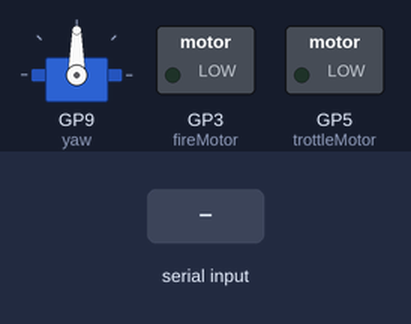
Bench run of a sketch on a simulated Raspberry Pi Pico. Shown: servo, switched loads named in the sketch (green lamp = pin HIGH). The inputs (shaded band) are chosen by the test bench.

Above: at 1.2 s.
1.3 s: "90,45,200\n" received over the second serial link
At 2.0 s:
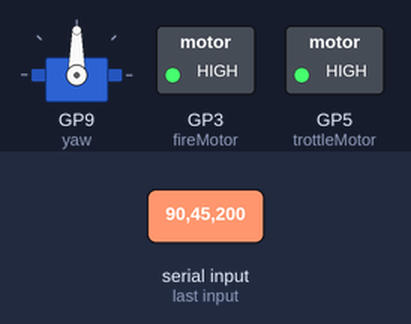
2.8 s: "30,150,10\n" received over the second serial link
At 3.1 s:
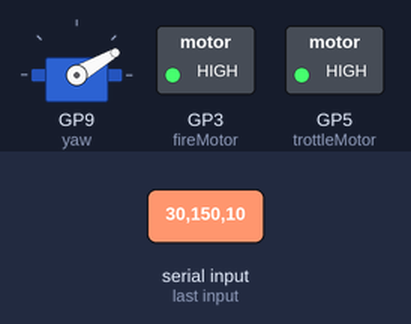
4.3 s: "90,45\n" received over the second serial link
At 5.5 s:
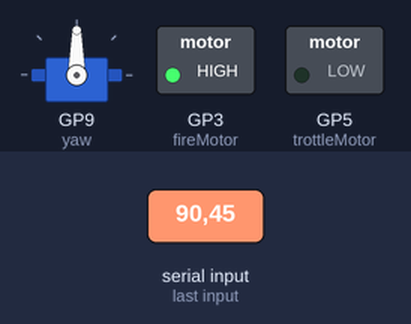
5.8 s: "30,150\n" received over the second serial link
At 6.6 s:
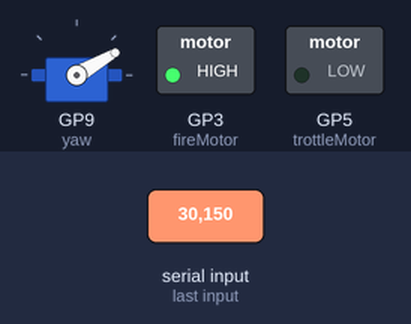
7.3 s: "3\n" received over the second serial link
At 7.7 s:
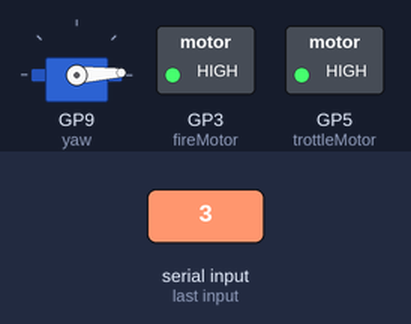
8.8 s: "200\n" received over the second serial link
At 10.1 s:
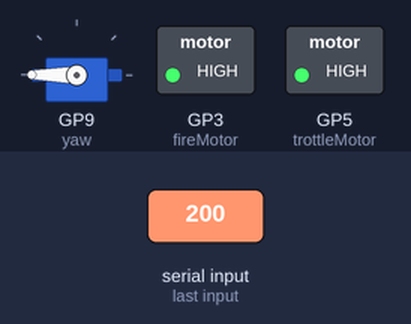
Timing chart, 0 to 11.3 s (numbered marks = the images above; inputs shaded):
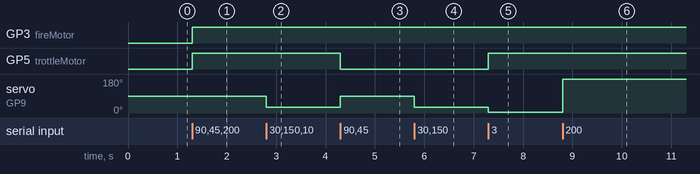

Measured:
- after the input at 1.3 s, GP3 (fireMotor), GP5 (trottleMotor): LOW → HIGH at once
- after the input at 2.8 s, servo on GP9 (yaw): 90° → 30° at once
- after the input at 4.3 s, GP5 (trottleMotor): HIGH → LOW at once; servo on GP9 (yaw): 30° → 90° at once
- after the input at 5.8 s, servo on GP9 (yaw): 90° → 30° at once
- after the input at 7.3 s, GP5 (trottleMotor): LOW → HIGH at once; servo on GP9 (yaw): 30° → 3° at once
- after the input at 8.8 s, servo on GP9 (yaw): 3° → 180° at once

The sketch:

turret_exe.ino
```cpp
/*

made by dedsec leader tinkerer to defaet his friend in moral damage by  nerf war
⠀⠀⠀⠀⠀⠀⠀⠀⠀⠀⠀⢀⡀⠀⠀⠀⠀⠀⠀⠀⠀⠀⠀⠀⠀
⠀⠀⠀⠀⠀⣏⠉⠩⠥⢄⡔⠉⢸⣦⠤⠄⢀⣀⠀⠀⠀⠀⠀⠀⠀
⠀⠀⠀⠀⠀⢹⢰⠀⢰⡟⠀⠰⠘⣟⣳⡉⠓⠒⠪⠴⣂⠄⡀⠀⠀
⠀⠀⠀⠀⠀⠈⡄⡆⣦⣿⣾⡻⣿⣾⡿⣃⠀⠀⠀⠀⠀⠈⠉⠲⠄
⠀⠀⠀⠀⠀⠀⠃⢀⡗⣿⡯⡛⢫⣽⣿⢿⠀⠀⠀⠀⠀⠀⠀⠀⠀
⠀⠀⠀⠀⠀⠀⠸⠈⣷⣿⣿⣭⣤⣿⣃⣾⠀⠀⠀⠀⠀⠀⠀⠀⠀
⠀⠀⠀⠀⢠⠔⢘⣆⢻⣳⡻⣿⣿⡧⠉⠉⡸⠒⣢⡀⠀⠀⠀⠀⠀
⠀⠀⠀⣠⠿⠠⣼⣿⠜⣿⡚⢽⣿⣡⡪⣸⣣⠀⠈⢻⠀⠀⠀⠀⠀
⠀⠀⡔⣇⣤⣶⡟⠙⣧⢫⢚⣲⣿⣿⣗⢊⣤⡶⡄⢈⠇⠀⠀⠀⠀
⠀⢸⠰⢈⣿⣦⡔⣾⣿⣿⠏⢠⣽⠟⡡⠂⢹⣷⠇⢸⠇⠀⠀⠀⠀
⢠⢃⣥⣼⠋⡟⡉⠘⣿⡏⡿⠿⣿⣍⠠⣀⢹⢻⠂⡏⠰⠀⠀⠀⠀
⢸⠊⢉⠌⢸⠱⡴⣷⣾⣿⢰⣾⣀⣀⠨⢋⣿⠀⢴⡇⡄⠀⠀⠀⠀
⠈⠣⣻⠶⠷⠀⢠⠈⣇⢸⡚⣋⣩⠐⠁⣿⣩⣊⠌⢁⡇⠀⠀⠀⠀
⠀⠀⠀⠉⠉⣷⣶⣇⣿⣿⢧⢹⠫⡄⣠⣿⣟⠓⠋⡌⠇⠀⠀⠀⠀
⠀⠀⠀⠀⠀⢹⣹⣿⢿⣿⣿⡜⣽⡟⢸⠟⢠⣴⢢⣿⠀⠀⠀⠀⠀
Join us .............. dedsec in discord https://discord.gg/Pj85XHR4
to be a hacksor shadow arteficer like us
X_X
*/
//a little of help from zzzcode
//-------------------------------libaries
#include <Servo.h>
#include <SoftwareSerial.h>
//-----------setting up all uart connection0--------------------------------//
SoftwareSerial hc12(17,16);
//---------------------------all variables-------------------------//
Servo yaw;
int fireMotor = 3;
int trottleMotor = 5;
int servoPos;
bool fireState;
bool flywheelState;
//-------------------------code start with the 1 core----------------------------//
void setup() {
//-----------------------------all motor and transister connectis-----------/
yaw.attach(9);
pinMode(fireMotor,OUTPUT);
pinMode(trottleMotor,OUTPUT);

}
//----------------------second core start up-------------------------------------//
void setup1(){
//--------------------------beging uart----------------------------------------//
hc12.begin(9600);
}
//--------------------------------core one loob starting--------------------------//
void loop() {
if (rp2040.fifo.available() ==3){
//-------------------------------------fifo core one connection0------------------//
servoPos=int(rp2040.fifo.pop());
flywheelState=bool(rp2040.fifo.pop());
fireState = bool(rp2040.fifo.pop());
//------------------------------------motor set to the uart connection
yaw.write(servoPos);
digitalWrite(trottleMotor,flywheelState);
digitalWrite(fireMotor, fireState);
}
}
//-------------------core two loop-------------------------------------------------------//
void loop1(){
  if (hc12.available() > 0) {
  //-------------------------------reseaving data-----------------------------------------//
    String data = hc12.readStringUntil('\n'); // Read the incoming data until a newline character is encountered
    int servoPos = data.substring(0, data.indexOf(',')).toInt(); // Extract servo position
    bool flywheelState = data.substring(data.indexOf(',') + 1, data.lastIndexOf(',')).toInt(); // Extract flywheel state
    bool fireState = data.substring(data.lastIndexOf(',') + 1).toInt(); // Extract fire state
//-------------------------------------------pusing data by fifo--------------------------------//
    rp2040.fifo.push(servoPos);
    rp2040.fifo.push(flywheelState);
    rp2040.fifo.push(fireState);
    // Now you can use the parsed values (servoPos, flywheelState, fireState) for further processing
  }
}
```
